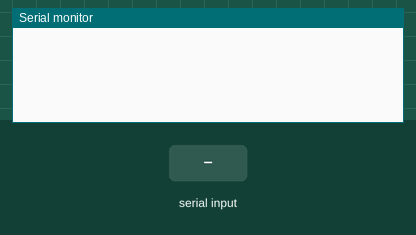
This sketch was run on a simulated Arduino Uno, built with avr-gcc and run on an emulated ATmega328P. Shown: the last lines printed to the serial monitor. Inputs (shaded band) come from the test bench.

Above: at 1.2 s.
1.3 s: "90,45$" received over Serial
At 2.8 s:
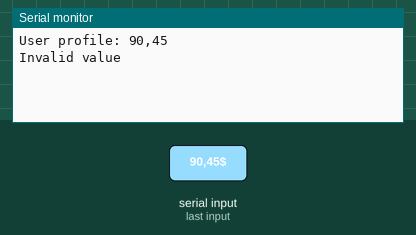
3.8 s: "5$" received over Serial
At 4.6 s:
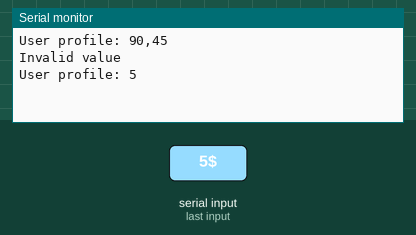

Measured:
- after the input at 1.3 s, the serial monitor: prints a new line at once (image 1)
- after the input at 3.8 s, the serial monitor: prints a new line at once (image 2)

The sketch:

Testing_frame.ino
```cpp
    //Typing in the Console
    //User input is treated as ASCII, sent as represented Hex
    //The buffer will contain the hex value of the ASCII
    //readString: buffer byte hex --> ASCII text
    //read(): read each hex byte --> DEC byte
    //praseInt(): if hex is ASCII number, then hex byte --> DEC integer

    //Mainly used for output to console
    //println(val): outputs DEC interger value
    //println("..."): outputs as ASCII text
    //ARDUINO always output byte as DEC number NOT HEX number

   //Serial.println(Serial.read()); //reads the individual bytes, display each byte as DEC
   // Serial.println(Serial.readString()); //reads the buffer as a ASCII
   //integer value

int senVal; //EOG analog output
String user; // User profile

void setup() {
  Serial.begin(9600);
}

void loop() {
  // put your main code here, to run repeatedly:
  if (Serial.available() > 0) {
    //Get the User profile
    user = Serial.readStringUntil('$');
    Serial.print("User profile: ");
    Serial.println(user);

   //Get the Sensor Value
   senVal = Serial.parseInt(); //If accepts a DEC number in buffer, copy it otherwise is ZERO
   if (senVal != 0) { //If a DEC number was recieved
       Serial.print("GHID recieved: ");
       Serial.println(senVal);
       delay(500);
       senVal = senVal + 10;
       Serial.print("Adding 10: ");
       Serial.println(senVal);
       delay(500);
   } else {
     Serial.println("Invalid value");
   }

  }
}
```
